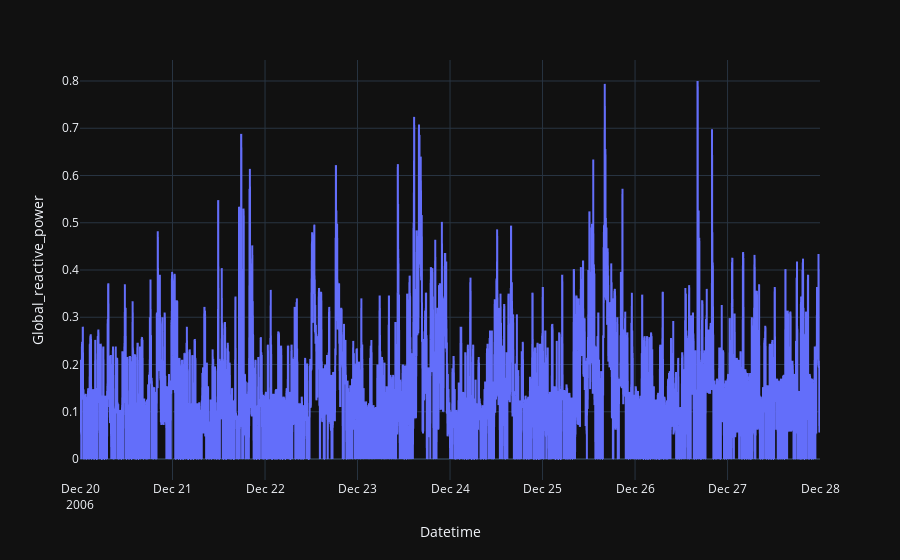

This figure's notebook cell:
### Code cell
plot_interval(df, 'Global_reactive_power', '20/12/2006', '27/12/2006')

### Figure 1 — Plotly figure (JSON) as saved in the notebook; plotly's stock layout.template omitted (floating-point values rounded to 4 significant figures; data arrays with more than 128 entries replaced by an {"elided": "..."} marker saying what was removed)
{"data": [{"hovertemplate": "Datetime=%{x}<br>Global_reactive_power=%{y}<extra></extra>", "legendgroup": "", "line": {"color": "#636efa", "dash": "solid"}, "mode": "lines", "name": "", "showlegend": false, "type": "scattergl", "x": {"elided": "11520 str values"}, "xaxis": "x", "y": {"elided": "11520 float values"}, "yaxis": "y"}], "layout": {"legend": {"tracegroupgap": 0}, "margin": {"t": 60}, "xaxis": {"anchor": "y", "domain": [0, 1], "title": {"text": "Datetime"}}, "yaxis": {"anchor": "x", "domain": [0, 1], "title": {"text": "Global_reactive_power"}}}}
